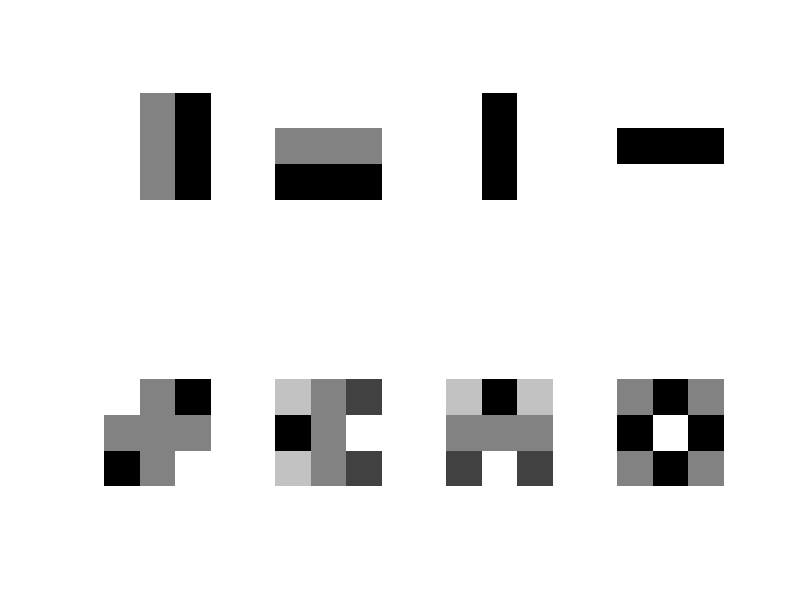

The MATLAB script that drew this image:
function [lam, A] = DCTBasis()

    e1_ =  [1 1 1 0 0 0 -1 -1 -1];
    e2_ =  [1 0 -1 1 0 -1 1 0 -1];

    e3_ =  [1 1 1 -2 -2 -2 1 1 1];
    e4_ =  [1 -2 1 1 -2 1 1 -2 1];

    e5_ =  [1 0 -1 0 0 0 -1 0 1];
    e6_ =  [1 -2 1 0 0 0 -1 2 -1];

    e7_ =  [1 0 -1 -2 0 2 1 0 -1];
    e8_ =  [1 -2 1 -2 4 -2 1 -2 1];

    c1 = 1 / sqrt(6);
    c2 = 1 / sqrt(6);
    c3 = 1 / sqrt(54);
    c4 = 1 / sqrt(54);
    c5 = 1 / sqrt(8);
    c6 = 1 / sqrt(48);
    c7 = 1 / sqrt(48);
    c8 = 1 / sqrt(216);

    e1 = c1*e1_;
    e2 = c2*e2_;
    e3 = c3*e3_;
    e4 = c4*e4_;
    e5 = c5*e5_;
    e6 = c6*e6_;
    e7 = c7*e7_;
    e8 = c8*e8_;

    E = [e1;e2;e3;e4;e5;e6;e7;e8];

    A = E';

    figure, 
    for i=1:8
        e = E(i,:);
        e = reshape(e, [3 3]);
        subplot(2,4,i);
        imshow(e, [])
        box on
    end

    lam = [norm(e1)^2,norm(e2)^2,norm(e3),norm(e4),norm(e5),norm(e6),norm(e7),norm(e8)];
    lam = lam .^ 2;
    lam = 1 ./ lam;
    lam = diag(lam);
    
end